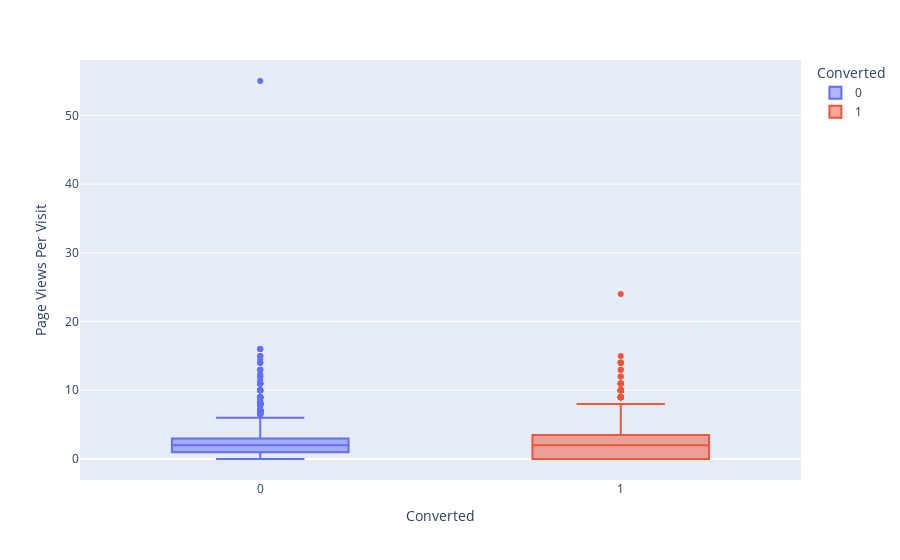

The cell this chart's notebook holds for it:
### Code cell
# Box Plot Converted x Page Views Per Visit
fig = px.box(df_leads, x='Converted', y='Page Views Per Visit', color='Converted')
fig.show()

### Figure 1 — Plotly figure (JSON) as saved in the notebook; plotly's stock layout.template omitted (floating-point values rounded to 4 significant figures; data arrays with more than 128 entries replaced by an {"elided": "..."} marker saying what was removed)
{"data": [{"alignmentgroup": "True", "hovertemplate": "Converted=%{x}<br>Page Views Per Visit=%{y}<extra></extra>", "legendgroup": "0", "marker": {"color": "#636efa"}, "name": "0", "notched": false, "offsetgroup": "0", "orientation": "v", "showlegend": true, "type": "box", "x": {"elided": "5639 int values"}, "x0": " ", "xaxis": "x", "y": {"elided": "5639 float values"}, "y0": " ", "yaxis": "y"}, {"alignmentgroup": "True", "hovertemplate": "Converted=%{x}<br>Page Views Per Visit=%{y}<extra></extra>", "legendgroup": "1", "marker": {"color": "#EF553B"}, "name": "1", "notched": false, "offsetgroup": "1", "orientation": "v", "showlegend": true, "type": "box", "x": {"elided": "3435 int values"}, "x0": " ", "xaxis": "x", "y": {"elided": "3435 float values"}, "y0": " ", "yaxis": "y"}], "layout": {"boxmode": "overlay", "legend": {"title": {"text": "Converted"}, "tracegroupgap": 0}, "margin": {"t": 60}, "xaxis": {"anchor": "y", "categoryarray": [0, 1], "categoryorder": "array", "domain": [0, 1], "title": {"text": "Converted"}}, "yaxis": {"anchor": "x", "domain": [0, 1], "title": {"text": "Page Views Per Visit"}}}}
